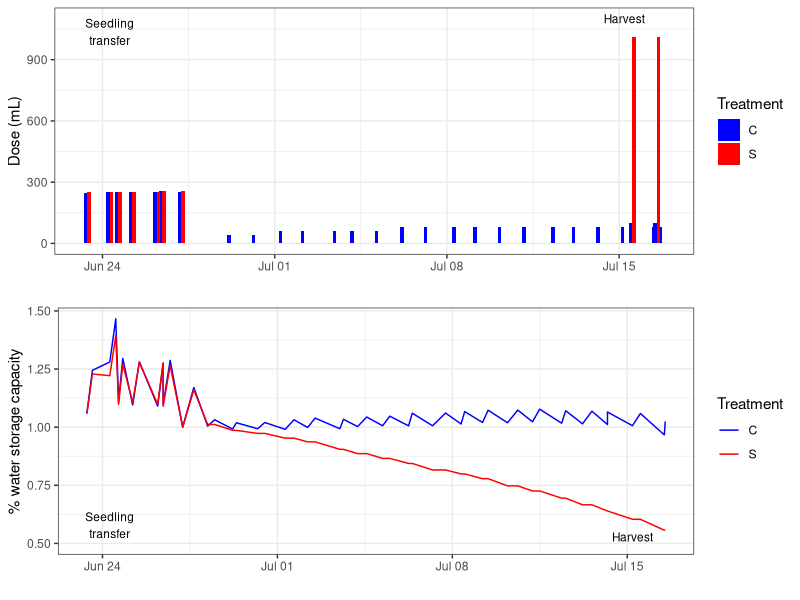
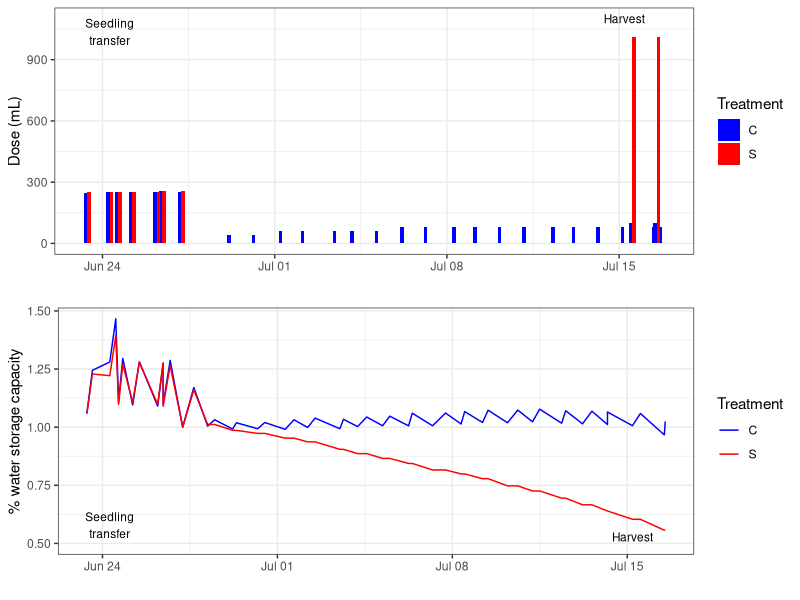

Here is the R script that generated these plots, in order:
### Script to analyze the water status and nutrient solution provisionning of the Rhizotubes
library(ggplot2)
library(ggpubr)
Sys.setlocale("LC_ALL", "English")


### I. Daily provision of nutrient solution
nutri <- read.csv("./data/raw_data/greenhouse_data/Daily_nutrient_solution_inputs.csv", header=T, sep=";", dec=",")
nutriC <- nutri[,c("date","C")]
colnames(nutriC)[2] <- "Dose"
nutriS <- nutri[c("date","S")]
colnames(nutriS)[2] <- "Dose"
nutri <- rbind(nutriC,nutriS)
nutri$Treatment <- c(rep("C",nrow(nutriC)), rep("S", nrow(nutriS)))
summary(nutri)
date_format <- "%d/%m/%Y %H:%M"
nutri$date <- as.POSIXct(nutri$date,format = date_format, tz = "GMT")
nutri$Treatment <- as.factor(nutri$Treatment)

p1 <- ggplot(data=nutri[which(nutri$date>=as.POSIXct("23/06/2019 9:00",format = date_format, tz = "GMT")),], aes(x=date, y=Dose, fill=Treatment))+
  geom_bar(position = position_dodge(), stat="identity", width=25000)+
  scale_fill_manual(values=c("blue","red"))+
  labs(y="Dose (mL)",x="")+
  annotate(geom="text",
           x=as.POSIXct("24/06/2019 7:00",format = date_format, tz = "GMT"),
           y=1100,
           label="Seedling\ntransfer",
           color="black",
           size=3,
           vjust=1)+
  annotate(geom="text",
           x=as.POSIXct("15/07/2019 5:00",format = date_format, tz = "GMT"),
           y=1100,
           label="Harvest",
           color="black",
           size=3)+
  theme_bw()


### II. Dynamic water status of the Rhizotubes (average over all Rhizotubes)
water <- read.table("./data/raw_data/greenhouse_data/Average_water_storage.csv", header=T, sep=";", dec=",")
waterC <- water[,c("date","C")]
colnames(waterC)[2] <- "water_status"
waterS <- water[c("date","S")]
colnames(waterS)[2] <- "water_status"
water <- rbind(waterC,waterS)
water$Treatment <- c(rep("C",nrow(waterC)), rep("S", nrow(waterS)))
summary(water)
date_format <- "%d/%m/%y %H:%M"
water$date <- as.POSIXct(water$date,format = date_format, tz = "GMT")

p2 <- ggplot(aes(x=date, y=water_status, color=Treatment), data=water[which(water$date>=as.POSIXct("23/6/19 9:00",format = date_format, tz = "GMT")),])+
  geom_line()+
  scale_color_manual(values=c("blue","red"))+
  labs(y="% water storage capacity",x="")+
  annotate(geom="text",
           x=as.POSIXct("24/6/19 7:00",format = date_format, tz = "GMT"),
           y=0.5,
           label="Seedling\ntransfer",
           color="black",
           size=3,
           vjust=-0.2)+
  annotate(geom="text",
           x=as.POSIXct("15/7/19 5:00",format = date_format, tz = "GMT"),
           y=0.5,
           label="Harvest",
           color="black",
           size=3,
           vjust=-0.2)+
  theme_bw()


ggarrange(plotlist=list(p1,p2),
          nrow=2,
          ncol=1)
ggsave("./manuscript/Figures_&_tables/FigS1_rhizotube_monitoring.png", dpi=300, height=5, width=6)
